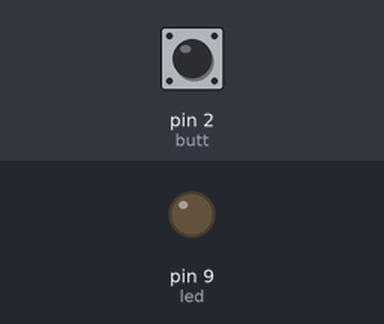
The sketch below on a simulated Arduino Uno, built with avr-gcc and run on an emulated ATmega328P. Shown: output pins drawn as LEDs (lit = HIGH). The test bench sets the inputs (shaded band); at power-on: pin 2 (butt) HIGH.

Above: at 1.2 s.
1.3 s: pin 2 (butt) pulled LOW for 0.15 s
At 1.8 s:
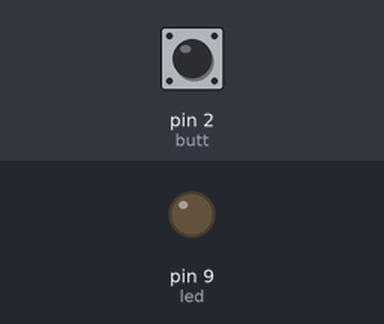
3.0 s: pin 2 (butt) pulled LOW for 1 s
At 3.8 s:
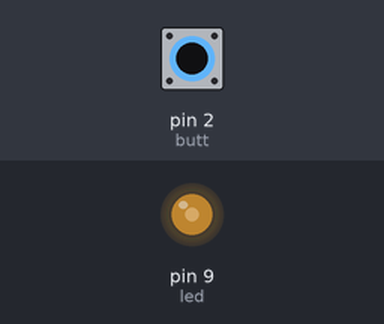
5.5 s: pin 2 (butt) pulled LOW for 3.2 s
At 10.0 s:
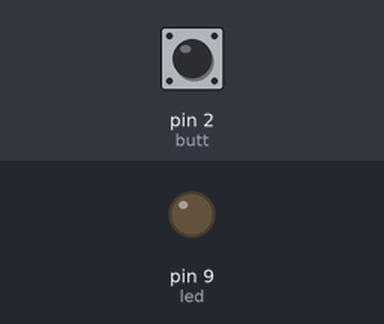
Timing chart, 0 to 11.5 s (numbered marks = the images above; inputs shaded):
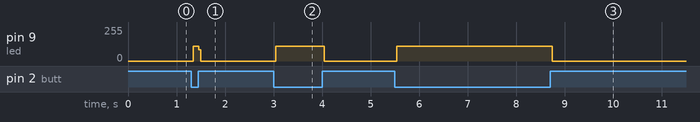

Measured:
- after the input at 1.3 s, pin 9 (led): 0/255 → 111/255 at once, → 0/255 0.12 s later
- after the input at 3.0 s, pin 9 (led): 0/255 → 111/255 at once, → 0/255 1.0 s later
- after the input at 5.5 s, pin 9 (led): 0/255 → 111/255 at once, → 0/255 3.2 s later

The sketch:

LED_with_button_and_breadboard.ino
```cpp
const int led = 9;
const int butt = 2;
void setup(){
  pinMode(led, OUTPUT);
  pinMode(butt, INPUT_PULLUP);
}
void loop(){
  digitalWrite(led, LOW);
  int buttState = digitalRead(butt);
  if (buttState == LOW) {
    digitalWrite(led, HIGH);
  } else {
    digitalWrite(led, LOW);
  }
}
```
